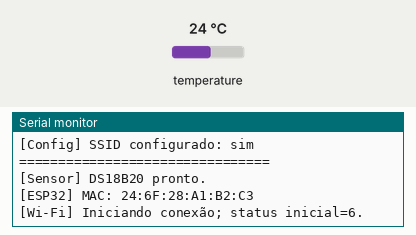
Recording of a program running on a simulated ESP32. On the bench: the last lines printed to the serial monitor. Inputs (shaded band) come from the test bench; at power-on: temperature 24 °C. WiFi joins after 1.5 s; servers stay silent unless stated; uploads are accepted with an empty reply.

Above: at 1.7 s.
1.8 s: temperature set to 12 °C
At 2.9 s:
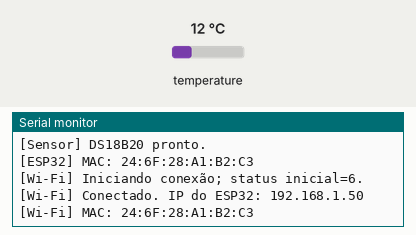
9.6 s: temperature set to 19 °C
At 11.9 s:
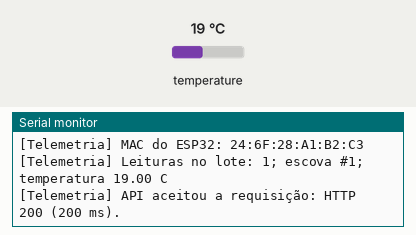

The program:

main.cpp
```cpp
#include <Arduino.h>
#include <DS18B20Sensor.h>
#include <DeviceConfig.h>
#include <HttpApi.h>
#include <WiFiConnection.h>
#include <WiFi.h>

DS18B20Sensor temperatureSensor(DeviceConfig::ds18b20DataPin);
WiFiConnection wifiConnection(
    Secrets::wifiSsid,
    Secrets::wifiPassword,
    DeviceConfig::wifiRetryIntervalMs);
HttpApi telemetryApi(DeviceConfig::apiUrl, DeviceConfig::httpTimeoutMs);

unsigned long lastSensorBeginAttemptMs = 0;
unsigned long lastSensorReadMs = 0;
unsigned long lastTelemetryAttemptMs = 0;
unsigned long lastWifiStatusLogMs = 0;
float lastTemperatureCelsius = 0.0f;
bool hasTemperatureReading = false;
bool previousWifiConnected = false;

void setup() {
  Serial.begin(115200);
  delay(500);

  Serial.println();
  Serial.println("================================");
  Serial.println("Hackatohm ESP32 iniciando");
  Serial.println("Serial configurada para 115200 baud");
  Serial.printf("[Config] API: %s\n", DeviceConfig::apiUrl);
  Serial.printf("[Config] SSID configurado: %s\n",
                Secrets::wifiSsid[0] != '\0' ? "sim" : "NAO");
  Serial.println("================================");

  const unsigned long now = millis();
  lastSensorBeginAttemptMs = now;
  lastSensorReadMs = now;
  lastTelemetryAttemptMs = now;
  lastWifiStatusLogMs = now;

  if (!temperatureSensor.begin()) {
    Serial.printf("[Sensor] DS18B20 não encontrado no GPIO %u; nova busca em %lu ms.\n",
                  DeviceConfig::ds18b20DataPin,
                  DeviceConfig::sensorRetryIntervalMs);
  } else {
    Serial.println("[Sensor] DS18B20 pronto.");
  }

  Serial.printf("[ESP32] MAC: %s\n", WiFi.macAddress().c_str());
  wifiConnection.begin();
  Serial.printf("[Wi-Fi] Iniciando conexão; status inicial=%d.\n",
                static_cast<int>(WiFi.status()));
}

void loop() {
  wifiConnection.update();
  const bool wifiConnected = wifiConnection.isConnected();
  if (wifiConnected != previousWifiConnected) {
    previousWifiConnected = wifiConnected;
    if (wifiConnected) {
      Serial.print("[Wi-Fi] Conectado. IP do ESP32: ");
      Serial.println(WiFi.localIP());
      Serial.printf("[Wi-Fi] MAC: %s\n", WiFi.macAddress().c_str());
      if (hasTemperatureReading) {
        Serial.printf("[Sensor] Última leitura: %.2f C.\n", lastTemperatureCelsius);
      }
    } else {
      Serial.printf("[Wi-Fi] Conexão perdida; status=%d. Telemetria pausada.\n",
                    static_cast<int>(WiFi.status()));
    }
  }

  const unsigned long now = millis();
  if (!wifiConnected &&
      now - lastWifiStatusLogMs >= DeviceConfig::wifiRetryIntervalMs) {
    lastWifiStatusLogMs = now;
    Serial.printf("[Wi-Fi] Ainda conectando; status=%d. Próxima tentativa automática em até %lu ms.\n",
                  static_cast<int>(WiFi.status()),
                  DeviceConfig::wifiRetryIntervalMs);
  }

  if (!temperatureSensor.isReady()) {
    if (now - lastSensorBeginAttemptMs >= DeviceConfig::sensorRetryIntervalMs) {
      lastSensorBeginAttemptMs = now;
      if (temperatureSensor.begin()) {
        Serial.println("[Sensor] DS18B20 detectado e pronto.");
      } else {
        Serial.printf("[Sensor] DS18B20 ainda não encontrado no GPIO %u.\n",
                      DeviceConfig::ds18b20DataPin);
      }
    }
  } else if (now - lastSensorReadMs >= DeviceConfig::sensorReadIntervalMs) {
    lastSensorReadMs = now;
    if (temperatureSensor.readTemperatureC(lastTemperatureCelsius)) {
      hasTemperatureReading = true;
      if (wifiConnected) {
        Serial.printf("[Sensor] Temperatura: %.2f C.\n", lastTemperatureCelsius);
      }
    } else {
      hasTemperatureReading = false;
      lastSensorBeginAttemptMs = now;
      Serial.println("[Sensor] Falha na leitura; tentando localizar o DS18B20 novamente.");
    }
  }

  if (wifiConnected &&
      hasTemperatureReading &&
      now - lastTelemetryAttemptMs >= DeviceConfig::telemetryIntervalMs) {
    lastTelemetryAttemptMs = now;

    Serial.println();
    Serial.println("[Telemetria] Iniciando POST.");
    Serial.print("[Telemetria] Destino: POST ");
    Serial.println(DeviceConfig::apiUrl);
    Serial.print("[Telemetria] MAC do ESP32: ");
    Serial.println(WiFi.macAddress());
    Serial.printf("[Telemetria] Leituras no lote: 1; escova #%u; temperatura %.2f C\n",
                DeviceConfig::numeroEscova,
                lastTemperatureCelsius);

    SensorData sensorData = {DeviceConfig::numeroEscova, lastTemperatureCelsius};
    const HttpApiResponse response = telemetryApi.postTemperature(
        WiFi.macAddress(),
        &sensorData,
        1);

    if (response.isHttpSuccess()) {
      Serial.printf("[Telemetria] API aceitou a requisição: HTTP %d (%lu ms).\n",
                    response.statusCode,
                    response.durationMs);
      if (!response.body.isEmpty()) {
        Serial.print("[Telemetria] Resposta: ");
        Serial.println(response.body);
      }
    } else if (response.statusCode > 0) {
      Serial.printf("[Telemetria] API respondeu HTTP %d (%lu ms); dados não confirmados como salvos.\n",
                    response.statusCode,
                    response.durationMs);
      if (!response.body.isEmpty()) {
        Serial.print("[Telemetria] Detalhe da API: ");
        Serial.println(response.body);
      }
    } else {
      Serial.printf("[Telemetria] Falha de transporte HTTP (%d): %s\n",
                    response.statusCode,
                    response.errorMessage.c_str());
    }
  } else if (wifiConnected &&
             !hasTemperatureReading &&
             now - lastTelemetryAttemptMs >= DeviceConfig::telemetryIntervalMs) {
    lastTelemetryAttemptMs = now;
    Serial.println("[Telemetria] Envio aguardando leitura válida do DS18B20.");
  } else if (!wifiConnected &&
             now - lastTelemetryAttemptMs >= DeviceConfig::telemetryIntervalMs) {
    lastTelemetryAttemptMs = now;
    Serial.println("[Telemetria] Envio pausado: ESP32 ainda não está conectado ao Wi-Fi.");
  }
}
```

Secrets.example.h
```cpp
#pragma once

namespace Secrets {

constexpr char wifiSsid[] = "NOME_DA_SUA_REDE";
constexpr char wifiPassword[] = "SENHA_DA_SUA_REDE";

}  // namespace Secrets
```

SensorData.h
```cpp
#pragma once

#include <Arduino.h>

typedef struct SensorData {
  uint8_t NumeroEscova;
  float TemperaturaCelsius;
} SensorData;
```

DeviceConfig.h
```cpp
#pragma once

#include <Arduino.h>
#include "Secrets.h"

namespace DeviceConfig {

constexpr uint8_t ds18b20DataPin = 4;
constexpr uint8_t numeroEscova = 1;
constexpr unsigned long sensorReadIntervalMs = 5000;
constexpr unsigned long telemetryIntervalMs = 10000;
constexpr unsigned long sensorRetryIntervalMs = 5000;
constexpr unsigned long wifiRetryIntervalMs = 5000;

// Use o IPv4 do computador na rede local; localhost aponta para o próprio ESP32.
constexpr char apiUrl[] = "http://192.168.15.178:5281/api/leituras";
constexpr uint16_t httpTimeoutMs = 5000;

}  // namespace DeviceConfig
```

Measured:
- after the input at 9.6 s, the serial monitor: prints a new line after 1.7 s (image 2)
